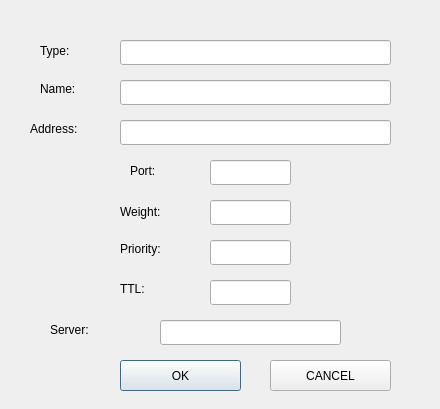
<?xml version="1.0" encoding="UTF-8"?>
<ui version="4.0">
 <class>registerService</class>
 <widget class="QDialog" name="registerService">
  <property name="geometry">
   <rect>
    <x>0</x>
    <y>0</y>
    <width>440</width>
    <height>409</height>
   </rect>
  </property>
  <property name="minimumSize">
   <size>
    <width>440</width>
    <height>409</height>
   </size>
  </property>
  <property name="maximumSize">
   <size>
    <width>440</width>
    <height>409</height>
   </size>
  </property>
  <property name="windowTitle">
   <string>Register Service</string>
  </property>
  <widget class="QPushButton" name="registerButton">
   <property name="geometry">
    <rect>
     <x>120</x>
     <y>360</y>
     <width>121</width>
     <height>31</height>
    </rect>
   </property>
   <property name="text">
    <string>OK</string>
   </property>
  </widget>
  <widget class="QPushButton" name="cancelButton">
   <property name="geometry">
    <rect>
     <x>270</x>
     <y>360</y>
     <width>121</width>
     <height>31</height>
    </rect>
   </property>
   <property name="text">
    <string>CANCEL</string>
   </property>
  </widget>
  <widget class="QLineEdit" name="typeEdit">
   <property name="geometry">
    <rect>
     <x>120</x>
     <y>40</y>
     <width>271</width>
     <height>25</height>
    </rect>
   </property>
  </widget>
  <widget class="QLineEdit" name="nameEdit">
   <property name="geometry">
    <rect>
     <x>120</x>
     <y>80</y>
     <width>271</width>
     <height>25</height>
    </rect>
   </property>
  </widget>
  <widget class="QLineEdit" name="addressEdit">
   <property name="geometry">
    <rect>
     <x>120</x>
     <y>120</y>
     <width>271</width>
     <height>25</height>
    </rect>
   </property>
  </widget>
  <widget class="QLineEdit" name="portEdit">
   <property name="geometry">
    <rect>
     <x>210</x>
     <y>160</y>
     <width>81</width>
     <height>25</height>
    </rect>
   </property>
  </widget>
  <widget class="QLineEdit" name="weightEdit">
   <property name="geometry">
    <rect>
     <x>210</x>
     <y>200</y>
     <width>81</width>
     <height>25</height>
    </rect>
   </property>
  </widget>
  <widget class="QLineEdit" name="priorityEdit">
   <property name="geometry">
    <rect>
     <x>210</x>
     <y>240</y>
     <width>81</width>
     <height>25</height>
    </rect>
   </property>
  </widget>
  <widget class="QLineEdit" name="serverEdit">
   <property name="geometry">
    <rect>
     <x>160</x>
     <y>320</y>
     <width>181</width>
     <height>25</height>
    </rect>
   </property>
  </widget>
  <widget class="QLabel" name="label">
   <property name="geometry">
    <rect>
     <x>40</x>
     <y>30</y>
     <width>61</width>
     <height>41</height>
    </rect>
   </property>
   <property name="text">
    <string>Type:</string>
   </property>
  </widget>
  <widget class="QLabel" name="label_2">
   <property name="geometry">
    <rect>
     <x>40</x>
     <y>80</y>
     <width>67</width>
     <height>17</height>
    </rect>
   </property>
   <property name="text">
    <string>Name:</string>
   </property>
  </widget>
  <widget class="QLabel" name="label_3">
   <property name="geometry">
    <rect>
     <x>30</x>
     <y>120</y>
     <width>67</width>
     <height>17</height>
    </rect>
   </property>
   <property name="text">
    <string>Address:</string>
   </property>
  </widget>
  <widget class="QLabel" name="label_4">
   <property name="geometry">
    <rect>
     <x>130</x>
     <y>160</y>
     <width>67</width>
     <height>21</height>
    </rect>
   </property>
   <property name="text">
    <string>Port:</string>
   </property>
  </widget>
  <widget class="QLabel" name="label_5">
   <property name="geometry">
    <rect>
     <x>120</x>
     <y>196</y>
     <width>67</width>
     <height>31</height>
    </rect>
   </property>
   <property name="text">
    <string>Weight:</string>
   </property>
  </widget>
  <widget class="QLabel" name="label_6">
   <property name="geometry">
    <rect>
     <x>120</x>
     <y>240</y>
     <width>67</width>
     <height>17</height>
    </rect>
   </property>
   <property name="text">
    <string>Priority:</string>
   </property>
  </widget>
  <widget class="QLabel" name="label_7">
   <property name="geometry">
    <rect>
     <x>50</x>
     <y>320</y>
     <width>101</width>
     <height>20</height>
    </rect>
   </property>
   <property name="text">
    <string>Server:</string>
   </property>
  </widget>
  <widget class="QLineEdit" name="ttlEdit">
   <property name="geometry">
    <rect>
     <x>210</x>
     <y>280</y>
     <width>81</width>
     <height>25</height>
    </rect>
   </property>
  </widget>
  <widget class="QLabel" name="label_8">
   <property name="geometry">
    <rect>
     <x>120</x>
     <y>280</y>
     <width>67</width>
     <height>17</height>
    </rect>
   </property>
   <property name="text">
    <string>TTL:</string>
   </property>
  </widget>
 </widget>
 <resources/>
 <connections/>
</ui>
